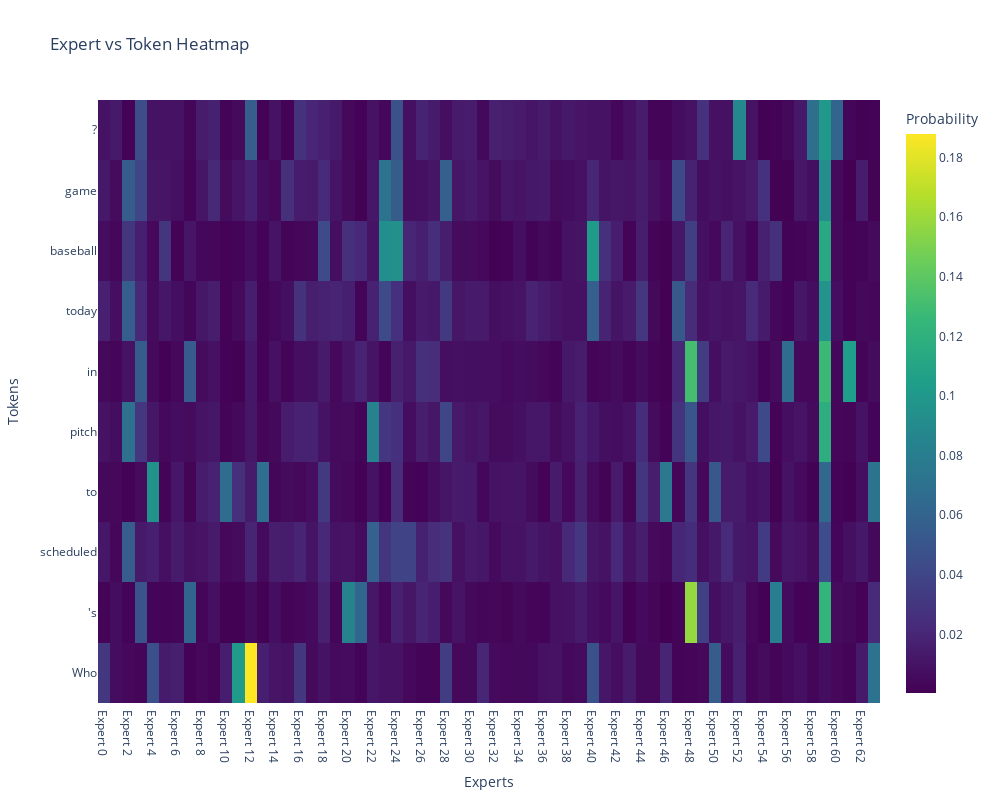

The cell this chart's notebook holds for it:
### Markdown cell above
#### tables to plot it

### Code cell
import plotly.graph_objects as go
import pandas as pd

# Convert router logits to probabilities
probabilities = F.softmax(last_layer_router_logits, dim=-1).cpu().numpy()

# Create a list of tokens
tokens = [tokenizer.decode([token_id]) for token_id in inputs.input_ids[0]]

# Create a DataFrame for the heatmap
df = pd.DataFrame(probabilities, index=tokens)

# Create the heatmap using Plotly
fig = go.Figure(data=go.Heatmap(
    z=probabilities,
    x=[f'Expert {i}' for i in range(probabilities.shape[1])],
    y=tokens,
    colorscale='Viridis',
    colorbar=dict(title='Probability'),
    hovertemplate='Token: %{y}<br>Expert: %{x}<br>Probability: %{z:.4f}<extra></extra>'
))

# Update layout
fig.update_layout(
    title='Expert vs Token Heatmap',
    xaxis_title='Experts',
    yaxis_title='Tokens',
    width=1000,
    height=800,
)

# Show the plot
fig.show()

# Save the plot as an HTML file (optional)
fig.write_html("expert_token_heatmap.html")

### Figure 1 — Plotly figure (JSON) as saved in the notebook; plotly's stock layout.template omitted (floating-point values rounded to 4 significant figures; data arrays with more than 128 entries replaced by an {"elided": "..."} marker saying what was removed)
{"data": [{"colorbar": {"title": {"text": "Probability"}}, "colorscale": [[0, "#440154"], [0.1111, "#482878"], [0.2222, "#3e4989"], [0.3333, "#31688e"], [0.4444, "#26828e"], [0.5556, "#1f9e89"], [0.6667, "#35b779"], [0.7778, "#6ece58"], [0.8889, "#b5de2b"], [1, "#fde725"]], "hovertemplate": "Token: %{y}<br>Expert: %{x}<br>Probability: %{z:.4f}<extra></extra>", "type": "heatmap", "x": ["Expert 0", "Expert 1", "Expert 2", "Expert 3", "Expert 4", "Expert 5", "Expert 6", "Expert 7", "Expert 8", "Expert 9", "Expert 10", "Expert 11", "Expert 12", "Expert 13", "Expert 14", "Expert 15", "Expert 16", "Expert 17", "Expert 18", "Expert 19", "Expert 20", "Expert 21", "Expert 22", "Expert 23", "Expert 24", "Expert 25", "Expert 26", "Expert 27", "Expert 28", "Expert 29", "Expert 30", "Expert 31", "Expert 32", "Expert 33", "Expert 34", "Expert 35", "Expert 36", "Expert 37", "Expert 38", "Expert 39", "Expert 40", "Expert 41", "Expert 42", "Expert 43", "Expert 44", "Expert 45", "Expert 46", "Expert 47", "Expert 48", "Expert 49", "Expert 50", "Expert 51", "Expert 52", "Expert 53", "Expert 54", "Expert 55", "Expert 56", "Expert 57", "Expert 58", "Expert 59", "Expert 60", "Expert 61", "Expert 62", "Expert 63"], "y": ["Who", "'s", " scheduled", " to", " pitch", " in", " today", "'s", " baseball", " game", "?"], "z": {"elided": "11x64 float values"}}], "layout": {"height": 800, "title": {"text": "Expert vs Token Heatmap"}, "width": 1000, "xaxis": {"title": {"text": "Experts"}}, "yaxis": {"title": {"text": "Tokens"}}}}
